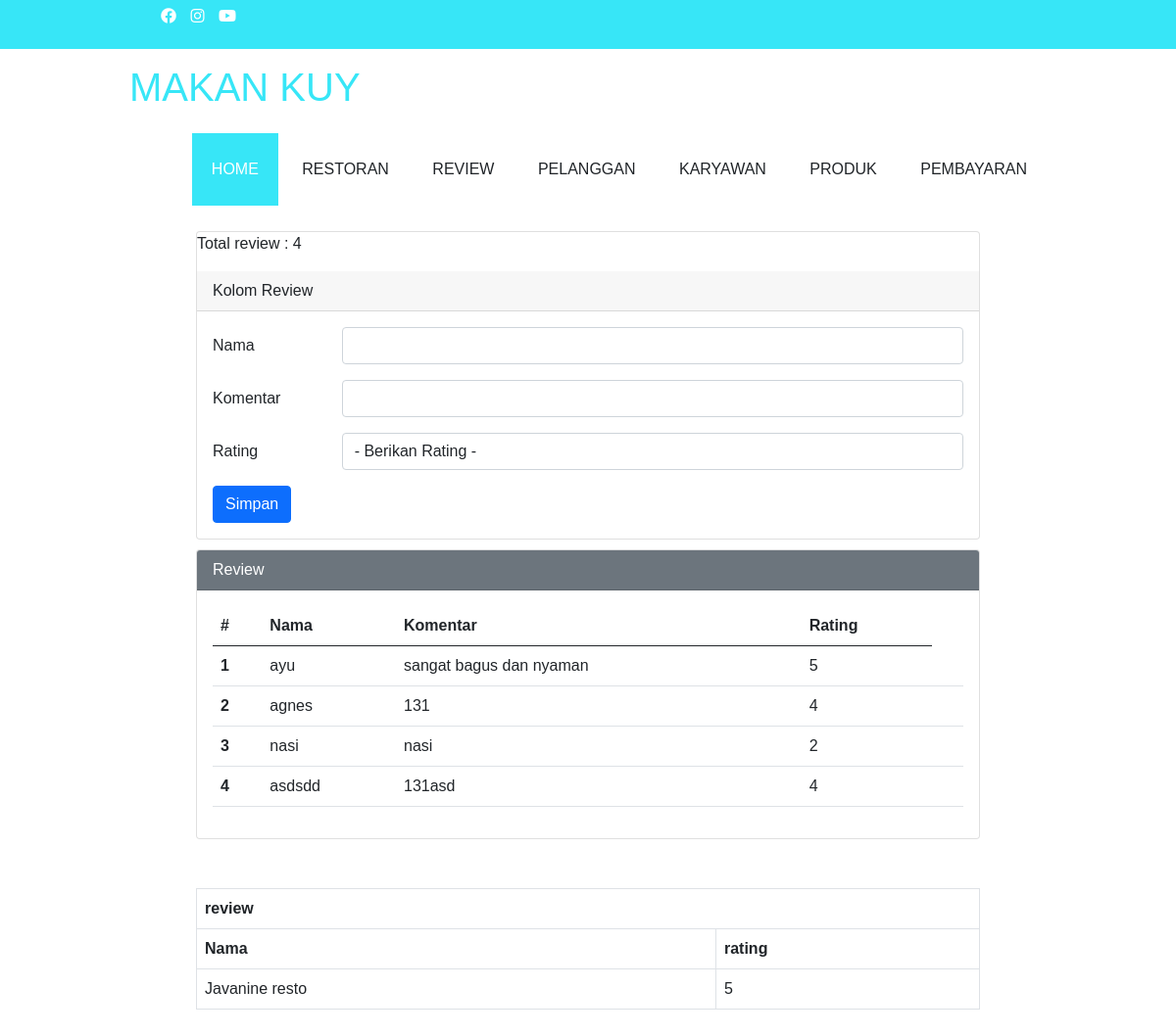
Screenshot of /rewiew/review.php with the database file from the repository.
### tables this page shows
CREATE TABLE `review` (
  `id` int(50) NOT NULL,
  `nama` varchar(250) NOT NULL,
  `komentar` varchar(250) NOT NULL,
  `rating` varchar(50) NOT NULL
);

CREATE TABLE `resto` (
  `id` int(50) NOT NULL,
  `name` varchar(255) NOT NULL,
  `descript` varchar(255) NOT NULL,
  `image` varchar(255) NOT NULL
);

### rewiew/review.php (the view, shortened to what this page needs)
<?php
$host       = "localhost";
$user       = "root";
$pass       = "";
$db         = "cart_db";
$koneksi    = mysqli_connect($host, $user, $pass, $db);
$nama       = "";
$komentar   = "";
$result = mysqli_query($koneksi, "SELECT * FROM resto
        inner join review on(resto.id = review.id)");
        $totalreview = mysqli_query($koneksi, "SELECT count(id) as review FROM review")->fetch_array();
?>
<!DOCTYPE html>
<html lang="en">
<head>
    <link href="https://cdn.jsdelivr.net/npm/bootstrap@5.0.0-beta2/dist/css/bootstrap.min.css" rel="stylesheet">
    <link rel="stylesheet" type="text/css" href="../Online-Shop/css/style.css">
	<link rel="stylesheet" type="text/css" href="https://cdnjs.cloudflare.com/ajax/libs/font-awesome/5.15.3/css/all.min.css">
</head>
<div class="medsos">
		<div class="container">
			<ul>
				<li><a href="#"><i class="fab fa-facebook"></i></a></li>
				<li><a href="#"><i class="fab fa-instagram"></i></a></li>
				<li><a href="#"><i class="fab fa-youtube"></i></a></li>
			</ul>
		</div>
	</div>
	<header>
		<div class="container">
		<h1><a href="index.html"></a>MAKAN KUY</h1>
		<ul>
        <li class="active"><a href="index.html">HOME</a></li>
			<li><a href="../resto/page.php">RESTORAN</a></li>
			<li><a href="../rewiew/review.php">REVIEW</a></li>
			<li><a href="../pelanggan/index2.php">PELANGGAN</a></li>
			<li><a href="../data/index.php">KARYAWAN</a></li>
			<li><a href="../admin_page.php">PRODUK</a></li>
			<li><a href="../pembayaran/bayar.php">PEMBAYARAN</a></li>
		</ul>
		</div>
	</header>
<body>
    <div class="mx-auto">
        <div class="card">
        <p>Total review : <?php echo $totalreview['review'] ?></p>
            <div class="card-header">
                Kolom Review
            </div>
            <div class="card-body">
                <form action="" method="POST">
                    <div class="mb-3 row">
                        <label for="nama" class="col-sm-2 col-form-label">Nama</label>
                        <div class="col-sm-10">
                            <input type="text" class="form-control" id="nama" name="nama" value="<?php echo $nama ?>">
                        </div>
                    </div>
                    <div class="mb-3 row">
                        <label for="komentar" class="col-sm-2 col-form-label">Komentar</label>
                        <div class="col-sm-10">
                            <input type="text" class="form-control" id="komentar" name="komentar" value="<?php echo $komentar ?>">
                        </div>
                    </div>
                    <div class="mb-3 row">
                        <label for="rating" class="col-sm-2 col-form-label">Rating</label>
                        <div class="col-sm-10">
                            <select class="form-control" name="rating" id="rating">
                                <option value="">- Berikan Rating -</option>
                            </select>
                        </div>
                    </div>
                    <div class="col-12">
                        <input type="submit" name="simpan" value="Simpan" class="btn btn-primary" />
                    </div>
                </form>
            </div>
        </div>
        <div class="card">
            <div class="card-header text-white bg-secondary">
                Review
            </div>
            <div class="card-body">
                <table class="table">
                    <thead>
                        <tr>
                            <th scope="col">#</th>
                            <th scope="col">Nama</th>
                            <th scope="col">Komentar</th>
                            <th scope="col">Rating</th>
                        </tr>
                    </thead>
                    <tbody>
                        <?php
                        $sql2   = "select * from review order by id desc";
                        $q2     = mysqli_query($koneksi, $sql2);
                        $urut   = 1;
                        while ($r2 = mysqli_fetch_array($q2)) {
                            $nama       = $r2['nama'];
                            $komentar   = $r2['komentar'];
                            $rating     = $r2['rating'];
                        ?>
                            <tr>
                                <th scope="row"><?php echo $urut++ ?></th>
                                <td scope="row"><?php echo $nama ?></td>
                                <td scope="row"><?php echo $komentar ?></td>
                                <td scope="row"><?php echo $rating ?></td>
                                <td scope="row">
                                </td>
                            </tr>
                        <?php
                        }
                        ?>
                    </tbody>
                </table>
            </div>
        </div>
        <section class="daftar-riwayat">
        <table class="table table-bordered">
            <thead>
                <tr class="tabel-header">
                    <th colspan="2" class="nama-tabel">review</th>
                </tr>
                <tr class="kolom">
                    <th>Nama</th>
                    <th>rating</th>
                </tr>
            </thead>
            <tbody>
                <?php
                while ($tabel = mysqli_fetch_array($result)) {
                    echo "<tr>";
                    echo "<td>" . $tabel['name'] . "</td>";
                    echo "<td>" . $tabel['rating'] . "</td></tr>";
                }
                ?>
            </tbody>
        </table>
    </section>
    </div>
</body>
</html>

### Online-Shop/css/style.css (style rules this page uses)
* { padding: 0; margin-top: 0; font-family: sans-serif; }
a { color: inherit; text-decoration: none; }
.medsos { padding: 5px 0; background-color: #37E6F7; }
.medsos ul li { display: inline-block; color: white; margin-right: 10px; }
.container { width: 80%; margin: 0 auto; }
.container:after { content: " "; display: block; clear: both; }
header h1 { float: left; padding: 15px 0px; color: #37E6F7; }
header ul { float: right; }
header ul li { display: inline-block; }
header ul li a { padding: 25px 20px; display: inline-block; }
.active { background-color: #37E6F7; color: #fff; }
section { padding: 50px 0; }

### rewiew/review.php (style rules this page uses)
.mx-auto { width: 800px }
.card { margin-top: 10px; }

### rows the page displays
review: nama "ayu", komentar "sangat bagus dan nyaman", rating "5"
review: nama "agnes", komentar "131", rating "4"
review: nama "nasi", komentar "nasi", rating "2"
review: nama "asdsdd", komentar "131asd", rating "4"
resto: name "Javanine resto", review.rating "5"

### other values shown
$totalreview['review'] "4"
